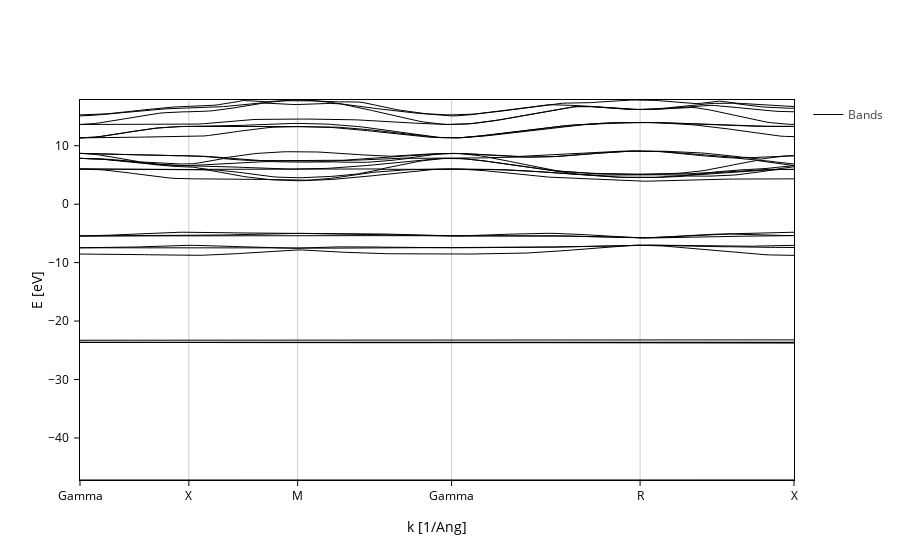

The notebook cell this image was saved under:
### Markdown cell above
If your fermi level is not correctly set or you want a different energy reference, you can provide a value for `E0` to specify where your 0 should be and the bands to display will be automatically calculated from that. 

However, if you want to update `E0` after the plot has been build and you want `BandsPlot` to recalculate the bands for you you will need to set `Erange` and `bands_range` to `None` again.

### Code cell
bands_plot.update_inputs(E0=-10, bands_range=None, Erange=None)

### Figure 1 — Plotly figure (JSON) as saved in the notebook; plotly's stock layout.template omitted (floating-point values rounded to 4 significant figures; data arrays with more than 128 entries replaced by an {"elided": "..."} marker saying what was removed)
{"data": [{"legendgroup": "Bands", "line": {"color": "black", "dash": "solid", "width": 1}, "meta": {}, "mode": "lines", "name": "Bands", "opacity": 1, "type": "scatter", "x": {"elided": "150 float values"}, "y": {"elided": "150 float values"}}, {"legendgroup": "Bands", "line": {"color": "black", "dash": "solid", "width": 1}, "meta": {}, "mode": "lines", "name": "Bands", "opacity": 1, "showlegend": false, "type": "scatter", "x": {"elided": "150 float values"}, "y": {"elided": "150 float values"}}, {"legendgroup": "Bands", "line": {"color": "black", "dash": "solid", "width": 1}, "meta": {}, "mode": "lines", "name": "Bands", "opacity": 1, "showlegend": false, "type": "scatter", "x": {"elided": "150 float values"}, "y": {"elided": "150 float values"}}, {"legendgroup": "Bands", "line": {"color": "black", "dash": "solid", "width": 1}, "meta": {}, "mode": "lines", "name": "Bands", "opacity": 1, "showlegend": false, "type": "scatter", "x": {"elided": "150 float values"}, "y": {"elided": "150 float values"}}, {"legendgroup": "Bands", "line": {"color": "black", "dash": "solid", "width": 1}, "meta": {}, "mode": "lines", "name": "Bands", "opacity": 1, "showlegend": false, "type": "scatter", "x": {"elided": "150 float values"}, "y": {"elided": "150 float values"}}, {"legendgroup": "Bands", "line": {"color": "black", "dash": "solid", "width": 1}, "meta": {}, "mode": "lines", "name": "Bands", "opacity": 1, "showlegend": false, "type": "scatter", "x": {"elided": "150 float values"}, "y": {"elided": "150 float values"}}, {"legendgroup": "Bands", "line": {"color": "black", "dash": "solid", "width": 1}, "meta": {}, "mode": "lines", "name": "Bands", "opacity": 1, "showlegend": false, "type": "scatter", "x": {"elided": "150 float values"}, "y": {"elided": "150 float values"}}, {"legendgroup": "Bands", "line": {"color": "black", "dash": "solid", "width": 1}, "meta": {}, "mode": "lines", "name": "Bands", "opacity": 1, "showlegend": false, "type": "scatter", "x": {"elided": "150 float values"}, "y": {"elided": "150 float values"}}, {"legendgroup": "Bands", "line": {"color": "black", "dash": "solid", "width": 1}, "meta": {}, "mode": "lines", "name": "Bands", "opacity": 1, "showlegend": false, "type": "scatter", "x": {"elided": "150 float values"}, "y": {"elided": "150 float values"}}, {"legendgroup": "Bands", "line": {"color": "black", "dash": "solid", "width": 1}, "meta": {}, "mode": "lines", "name": "Bands", "opacity": 1, "showlegend": false, "type": "scatter", "x": {"elided": "150 float values"}, "y": {"elided": "150 float values"}}, {"legendgroup": "Bands", "line": {"color": "black", "dash": "solid", "width": 1}, "meta": {}, "mode": "lines", "name": "Bands", "opacity": 1, "showlegend": false, "type": "scatter", "x": {"elided": "150 float values"}, "y": {"elided": "150 float values"}}, {"legendgroup": "Bands", "line": {"color": "black", "dash": "solid", "width": 1}, "meta": {}, "mode": "lines", "name": "Bands", "opacity": 1, "showlegend": false, "type": "scatter", "x": {"elided": "150 float values"}, "y": {"elided": "150 float values"}}, {"legendgroup": "Bands", "line": {"color": "black", "dash": "solid", "width": 1}, "meta": {}, "mode": "lines", "name": "Bands", "opacity": 1, "showlegend": false, "type": "scatter", "x": {"elided": "150 float values"}, "y": {"elided": "150 float values"}}, {"legendgroup": "Bands", "line": {"color": "black", "dash": "solid", "width": 1}, "meta": {}, "mode": "lines", "name": "Bands", "opacity": 1, "showlegend": false, "type": "scatter", "x": {"elided": "150 float values"}, "y": {"elided": "150 float values"}}, {"legendgroup": "Bands", "line": {"color": "black", "dash": "solid", "width": 1}, "meta": {}, "mode": "lines", "name": "Bands", "opacity": 1, "showlegend": false, "type": "scatter", "x": {"elided": "150 float values"}, "y": {"elided": "150 float values"}}, {"legendgroup": "Bands", "line": {"color": "black", "dash": "solid", "width": 1}, "meta": {}, "mode": "lines", "name": "Bands", "opacity": 1, "showlegend": false, "type": "scatter", "x": {"elided": "150 float values"}, "y": {"elided": "150 float values"}}, {"legendgroup": "Bands", "line": {"color": "black", "dash": "solid", "width": 1}, "meta": {}, "mode": "lines", "name": "Bands", "opacity": 1, "showlegend": false, "type": "scatter", "x": {"elided": "150 float values"}, "y": {"elided": "150 float values"}}, {"legendgroup": "Bands", "line": {"color": "black", "dash": "solid", "width": 1}, "meta": {}, "mode": "lines", "name": "Bands", "opacity": 1, "showlegend": false, "type": "scatter", "x": {"elided": "150 float values"}, "y": {"elided": "150 float values"}}, {"legendgroup": "Bands", "line": {"color": "black", "dash": "solid", "width": 1}, "meta": {}, "mode": "lines", "name": "Bands", "opacity": 1, "showlegend": false, "type": "scatter", "x": {"elided": "150 float values"}, "y": {"elided": "150 float values"}}, {"legendgroup": "Bands", "line": {"color": "black", "dash": "solid", "width": 1}, "meta": {}, "mode": "lines", "name": "Bands", "opacity": 1, "showlegend": false, "type": "scatter", "x": {"elided": "150 float values"}, "y": {"elided": "150 float values"}}, {"legendgroup": "Bands", "line": {"color": "black", "dash": "solid", "width": 1}, "meta": {}, "mode": "lines", "name": "Bands", "opacity": 1, "showlegend": false, "type": "scatter", "x": {"elided": "150 float values"}, "y": {"elided": "150 float values"}}, {"legendgroup": "Bands", "line": {"color": "black", "dash": "solid", "width": 1}, "meta": {}, "mode": "lines", "name": "Bands", "opacity": 1, "showlegend": false, "type": "scatter", "x": {"elided": "150 float values"}, "y": {"elided": "150 float values"}}, {"legendgroup": "Bands", "line": {"color": "black", "dash": "solid", "width": 1}, "meta": {}, "mode": "lines", "name": "Bands", "opacity": 1, "showlegend": false, "type": "scatter", "x": {"elided": "150 float values"}, "y": {"elided": "150 float values"}}, {"legendgroup": "Bands", "line": {"color": "black", "dash": "solid", "width": 1}, "meta": {}, "mode": "lines", "name": "Bands", "opacity": 1, "showlegend": false, "type": "scatter", "x": {"elided": "150 float values"}, "y": {"elided": "150 float values"}}, {"legendgroup": "Bands", "line": {"color": "black", "dash": "solid", "width": 1}, "meta": {}, "mode": "lines", "name": "Bands", "opacity": 1, "showlegend": false, "type": "scatter", "x": {"elided": "150 float values"}, "y": {"elided": "150 float values"}}, {"legendgroup": "Bands", "line": {"color": "black", "dash": "solid", "width": 1}, "meta": {}, "mode": "lines", "name": "Bands", "opacity": 1, "showlegend": false, "type": "scatter", "x": {"elided": "150 float values"}, "y": {"elided": "150 float values"}}, {"legendgroup": "Bands", "line": {"color": "black", "dash": "solid", "width": 1}, "meta": {}, "mode": "lines", "name": "Bands", "opacity": 1, "showlegend": false, "type": "scatter", "x": {"elided": "150 float values"}, "y": {"elided": "150 float values"}}], "layout": {"scene": {"xaxis": {"range": [0.0, 2.815], "showgrid": true, "ticktext": ["Gamma", "X", "M", "Gamma", "R", "X"], "tickvals": [0.0, 0.4291, 0.8583, 1.465, 2.208, 2.815], "title": {"text": "k [1/Ang]"}}, "yaxis": {"range": [-47.2, 17.83], "title": {"text": "E [eV]"}}}, "xaxis": {"range": [0.0, 2.815], "showgrid": true, "ticktext": ["Gamma", "X", "M", "Gamma", "R", "X"], "tickvals": [0.0, 0.4291, 0.8583, 1.465, 2.208, 2.815], "title": {"text": "k [1/Ang]"}}, "yaxis": {"range": [-47.2, 17.83], "title": {"text": "E [eV]"}}}}
